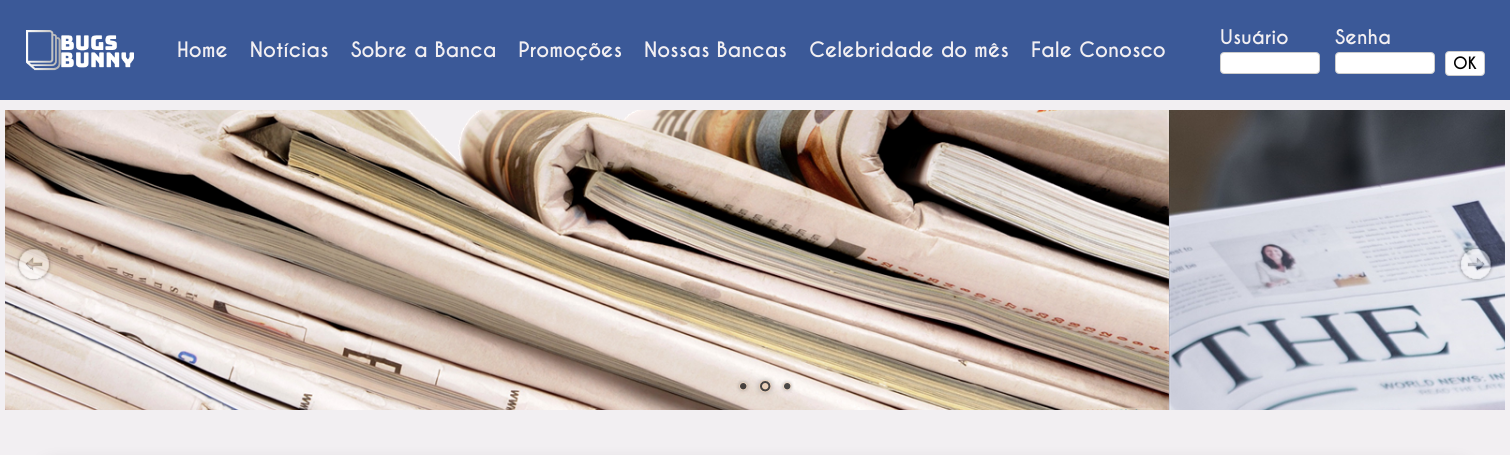
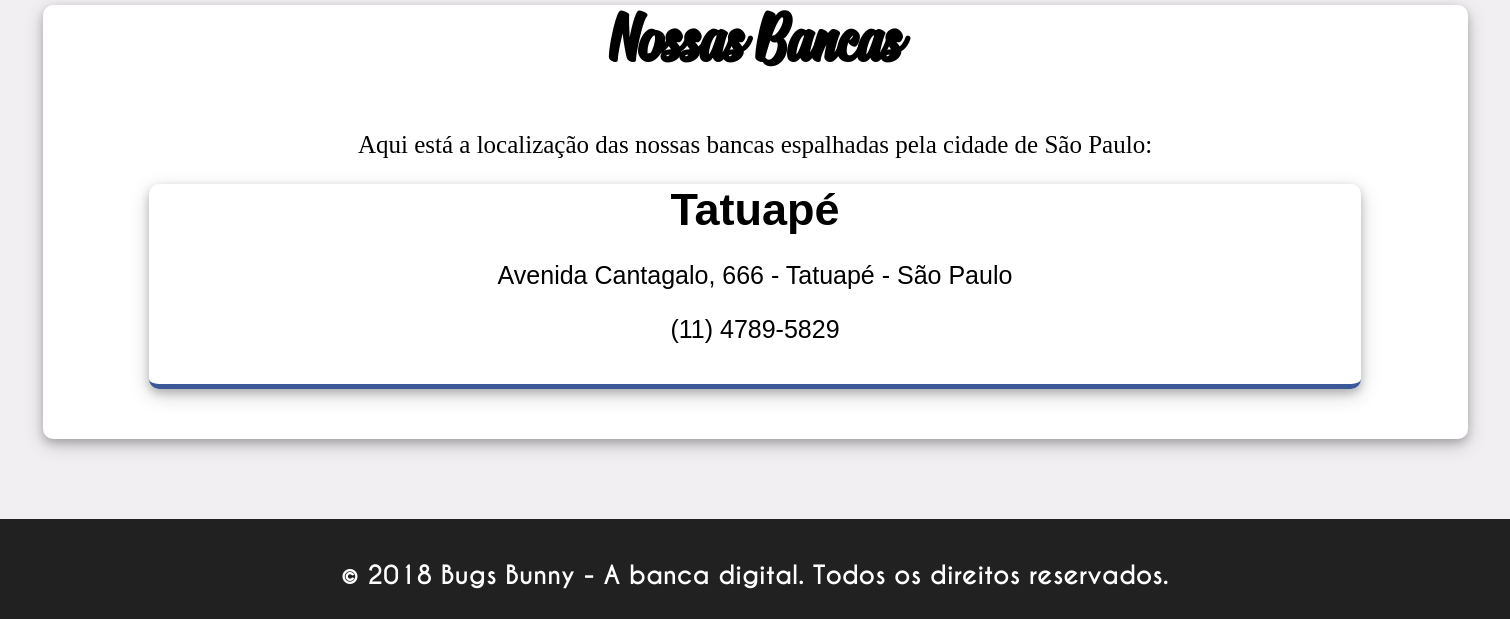
The page /nossas_bancas.php on the database as committed earlier (2 pictures, top to bottom).
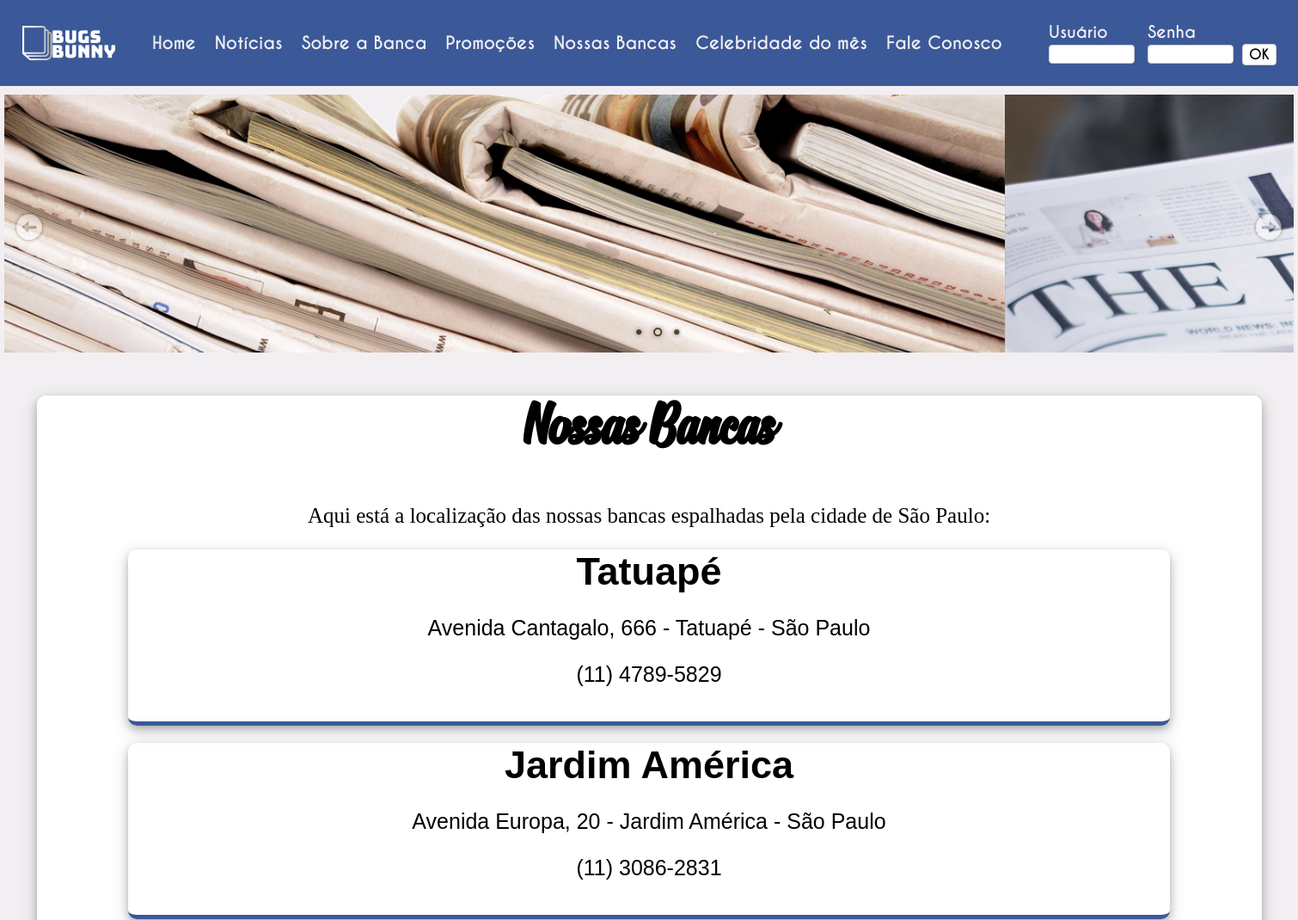
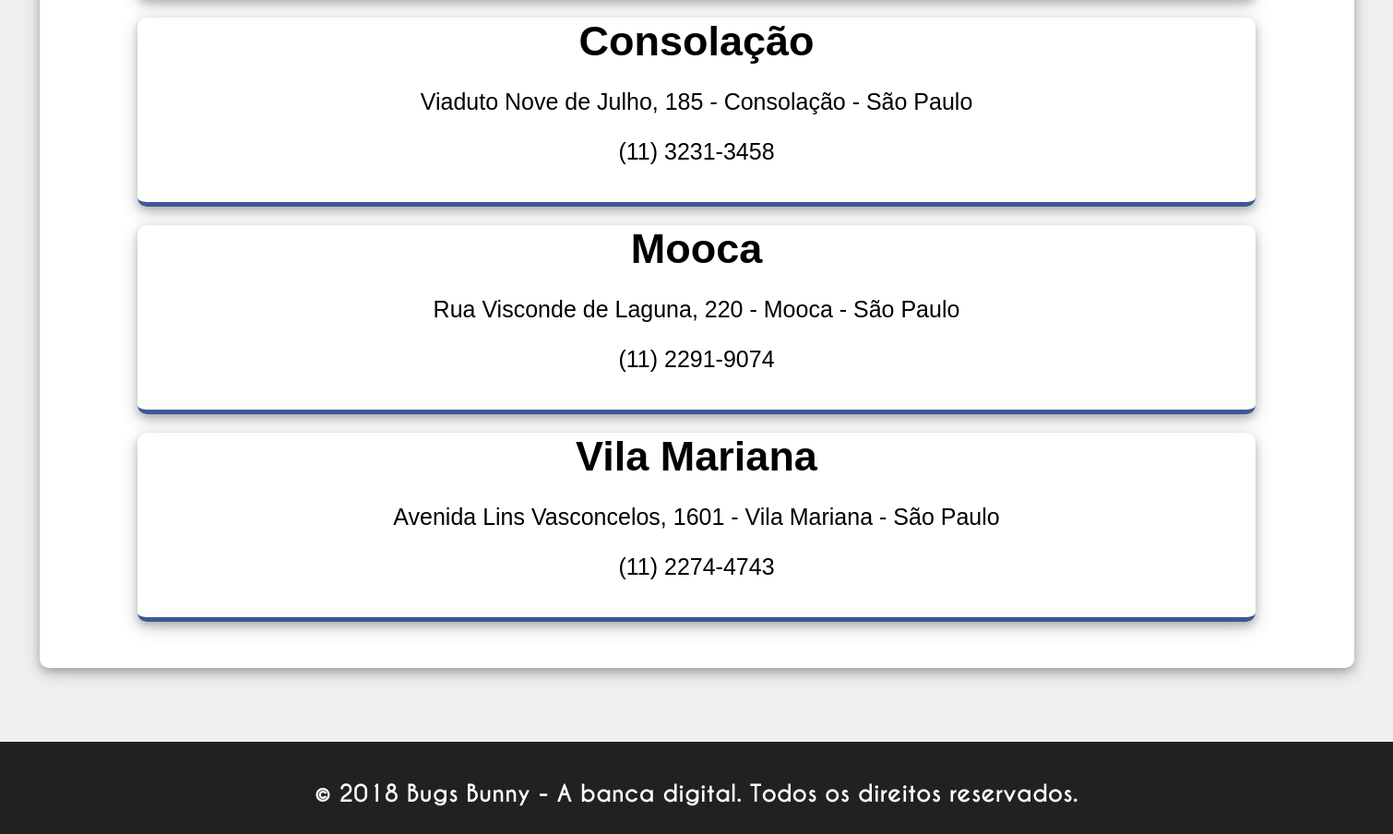
The same page on the database as committed later (2 pictures, top to bottom).
### tables this page shows
CREATE TABLE `tbl_nossas_bancas` (
  `idBanca` int(11) NOT NULL AUTO_INCREMENT,
  `local` varchar(45) NOT NULL,
  `logradouro` varchar(100) NOT NULL,
  `bairro` varchar(100) NOT NULL,
  `telefone` varchar(20) NOT NULL,
  `status` int(11) NOT NULL,
  PRIMARY KEY (`idBanca`)
);

### nossas_bancas.php (the view, shortened to what this page needs)
<?php
    $conexao = conexaoBD();
?>
<!DOCTYPE html>
<html lang="pt">
<head>
    <link rel="stylesheet" type="text/css" href="css/style.css">
    <link rel="stylesheet" type="text/css" href="engine1/style.css" />
</head>
<body>
    <header>
        <div id="caixa_cabecalho">
            <div id="logo_Banca"></div>
            <nav id="menu_principal">
                <div class="itens_menu"><a href="index.php">Home</a></div>
                <div class="itens_menu"><a href="noticias.php">Notícias</a></div>
                <div class="itens_menu"><a href="sobre.php">Sobre a Banca</a></div>
                <div class="itens_menu"><a href="promocoes.php">Promoções</a></div>
                <div class="itens_menu"><a href="nossas_bancas.php">Nossas Bancas</a></div>
                <div class="itens_menu"><a href="celebridade_do_mes.php">Celebridade do mês</a></div>
                <div class="itens_menu"><a href="fale_conosco.php">Fale Conosco</a></div>
            </nav>
            <div id="login">
                <form action="autenticar.php" method="post">
                    <div class="formulario">
                        <label>Usuário</label>
                        <br>
                        <input class="caixa_login" name="txtUsuario" type="text" required>
                    </div>
                    <div class="formulario">
                        <label>Senha</label>
                        <br>
                        <input class="caixa_login" name="txtSenha" type="password" required>
                    </div>
                    <div class="formulario">
                        <input name="btnLogin" type="submit" value="OK">
                    </div>
                </form>
            </div>
        </div>
    </header>
    <div id="principal_nossas_bancas">
        <div id="wowslider-container1">
            <div class="ws_images">
                <ul>
                    <li><img src="data1/images/imagem1.png" alt="" title="" id="wows1_0" /></li>
                    <li><a href="http://wowslider.net"><img src="data1/images/imagem2.jpg" alt="bootstrap slideshow" title="imagem2" id="wows1_1" /></a></li>
                </ul>
            </div>
            <div class="ws_bullets">
                <div>
                    <a href="#" title=""><span><img src="data1/tooltips/imagem1.png" alt="" />1</span></a>
                    <a href="#" title="imagem2"><span><img src="data1/tooltips/imagem2.jpg" alt="imagem2" />2</span></a>
                    <a href="#" title="imagem3"><span><img src="data1/tooltips/imagem3.jpg" alt="imagem3" />3</span></a>
                </div>
            </div>
        </div>
        <div id="conteudo_bancas">
            <h1 class="titulo_pagina">
                Nossas Bancas
            </h1>
            <p class="subtitulo">
                Aqui está a localização das nossas bancas espalhadas pela cidade de São Paulo:
            </p>
            <?php
                $sql = "SELECT * FROM tbl_nossas_bancas WHERE status = 0";
                $select  = mysqli_query($conexao, $sql);
                while($rsBancas = mysqli_fetch_array($select)){
            ?>
            <div class="caixa_bancas">
                <div class="localizacao">
                    <?= $rsBancas['local'] ?>
                </div>
                <p class="endereco">
                    <?= $rsBancas['logradouro']." - ".$rsBancas['bairro']." - "."São Paulo" ?>
                </p>
                <p class="telefone">
                    <?= $rsBancas['telefone'] ?>
                </p>
            </div>
            <?php } ?>
        </div>
    </div>
    <footer>
        <div id="conteudo_footer">
            © 2018 Bugs Bunny - A banca digital. Todos os direitos reservados.
        </div>
    </footer>
</body>
</html>

### css/style.css (style rules this page uses)
body { margin: 0px; padding: 0px; background-color: #f2eff2; }
header { width: 100%; height: 100px; background-color: #3b5998; position: fixed; z-index: 998; }
#caixa_cabecalho { width: 1500px; height: 100%; margin-left: auto; margin-right: auto; background-color: #3b5998; }
#logo_Banca { width: 150px; height: 100%; float: left; background-image: url(../imagens/logo.png); background-size: 120px 120px; background-position: center; background-repeat: no-repeat; }
#menu_principal { width: 1050px; height: 100%; float: left; display: flex; align-items: center; }
.itens_menu { width: auto; height: auto; float: left; margin-left: 22px; font-family: font-caviarDreams, monospace; font-weight: bold; font-size: 20px; color: #f2eff2; text-align: center; cursor: pointer; }
a { color: inherit; text-decoration: none; }
#login { width: 300px; height: 100%; float: left; display: flex; align-items: center; font-size: 19px; color: #f2eff2; font-family: font-caviarDreams, monospace; font-weight: bold; }
.formulario { float: left; }
label { margin-left: 15px; }
.caixa_login { width: 100px; display: inline-block; border: 1px solid #ccc; margin-left: 15px; margin-top: 3px; border-radius: 4px; box-sizing: border-box; font-size: 16px; }
.formulario input[type=submit] { height: 25px; width: 40px; display: inline-block; border: 1px solid #ccc; margin-left: 10px; margin-top: 26px; background-color: white; border-radius: 4px; font-family: font-caviarDreams, monospace; box-sizing: border-box; font-size: 16px; font-weight: bold; cursor: pointer; }
footer { width: 100%; height: 100px; background-color: #212121; margin-top: 80px; }
#conteudo_footer { padding-top: 40px; text-align: center; font-family: font-caviarDreams, monospace; font-size: 25px; font-weight: bold; color: #fff; }
.titulo_pagina { width: 100%; height: 75px; font-family: font-signatra, Lucida Calligraphy; font-size: 75px; text-align: center; font-weight: bold; }
#principal_nossas_bancas { width: 1500px; height: auto; margin-left: auto; margin-right: auto; padding-top: 110px; }
#conteudo_bancas { width: 95%; height: auto; margin-left: auto; margin-right: auto; border-radius: 10px; box-shadow: 0 4px 8px 0 rgba(0, 0, 0, 0.2), 0 6px 20px 0 rgba(0, 0, 0, 0.19); background-color: #fff; padding-bottom: 50px; }
.caixa_bancas { width: 85%; height: 200px; text-align: center; border-bottom: solid 5px #3b5998; margin-left: auto; margin-right: auto; margin-top: 20px; border-radius: 10px; box-shadow: 0 4px 8px 0 rgba(0, 0, 0, 0.2), 0 6px 20px 0 rgba(0, 0, 0, 0.19); }
.subtitulo { font-family: verdana; font-size: 25px; text-align: center; }
.localizacao { font-family: arial; font-size: 45px; font-weight: bold; }
.endereco { font-family: arial; font-size: 25px; }
.telefone { font-family: arial; font-size: 25px; }
input[type=submit] { margin-top: 50px; width: 95px; height: 50px; font-size: 20px; display: inline-block; border: 1px solid #ccc; background-color: #f2eff2; border-radius: 4px; box-sizing: border-box; font-weight: bold; font-family: font-caviarDreams; cursor: pointer; }

Rows that differ between the two databases and show on the page:
added tbl_nossas_bancas: local "Jardim América", logradouro "Avenida Europa, 20", bairro "Jardim América", telefone "(11) 3086-2831"
added tbl_nossas_bancas: local "Consolação", logradouro "Viaduto Nove de Julho, 185", bairro "Consolação", telefone "(11) 3231-3458"
added tbl_nossas_bancas: local "Mooca", logradouro "Rua Visconde de Laguna, 220", bairro "Mooca", telefone "(11) 2291-9074"
added tbl_nossas_bancas: local "Vila Mariana", logradouro "Avenida Lins Vasconcelos, 1601", bairro "Vila Mariana", telefone "(11) 2274-4743"
